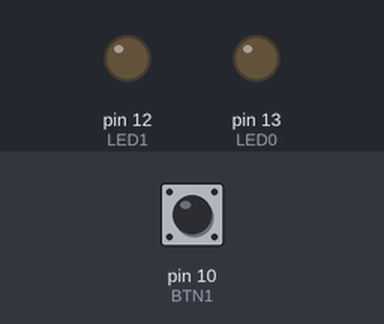
Bench run of a sketch on a simulated Arduino Uno, built with avr-gcc and run on an emulated ATmega328P. Shown: output pins drawn as LEDs (lit = HIGH). The inputs (shaded band) are chosen by the test bench; at power-on: pin 10 (BTN1) LOW.

Above: at 1.2 s.
1.3 s: pin 10 (BTN1) pulled HIGH for 0.15 s
At 1.8 s:
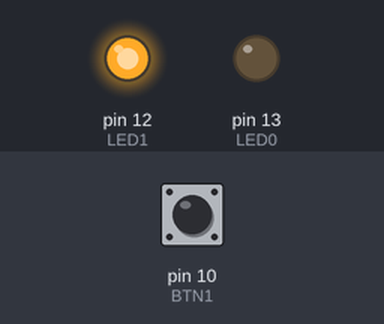
4.4 s: pin 10 (BTN1) pulled HIGH for 1 s
At 5.2 s:
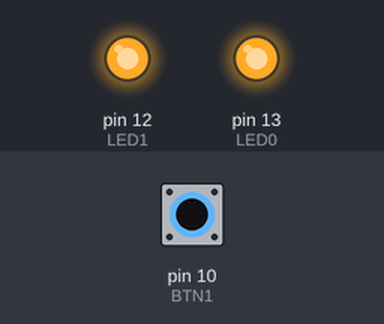
7.4 s: pin 10 (BTN1) pulled HIGH for 3.2 s
At 10.0 s:
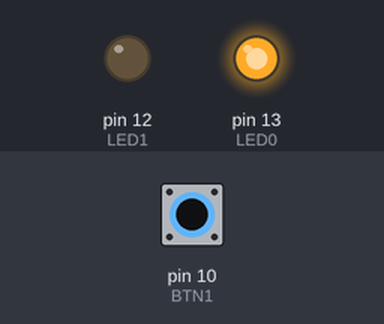
Timing chart, 0 to 18.1 s (numbered marks = the images above; inputs shaded):
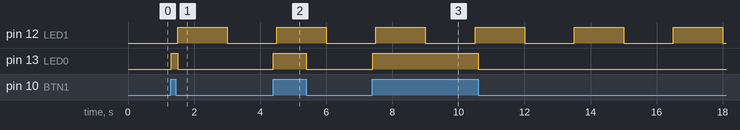

The sketch:

timer_con_libreria.ino
```cpp
#include <elapsedMillis.h>

const byte LED1 = 12;
const byte LED0 = 13;
const byte BTN1 = 10;
const int FREC_PARPADEO = 1500;
const int FREC_BTN = 100;

boolean estadoLed1 = false;
boolean estadoBtn1 = false;

elapsedMillis parpadeo;
elapsedMillis btn;

void setup() {
  pinMode(LED0, OUTPUT);
  pinMode(LED1, OUTPUT);
  pinMode(BTN1, INPUT);
}

void loop() {
  if (parpadeo >= FREC_PARPADEO) {
    estadoLed1 = !estadoLed1;
    digitalWrite(LED1, estadoLed1);
    parpadeo = 0;
  }

  if (btn >= FREC_BTN) {
    if (digitalRead(BTN1) == HIGH) {
      digitalWrite(LED0, HIGH);
    } else {
      digitalWrite(LED0, LOW);
    }
    btn = 0;
  }
}
```

Measured:
- after the input at 1.3 s, pin 13 (LED0): LOW → HIGH at once, → LOW 0.20 s later
- after the input at 4.4 s, pin 13 (LED0): LOW → HIGH at once, → LOW 1.0 s later
- after the input at 7.4 s, pin 13 (LED0): LOW → HIGH at once, → LOW 3.2 s later
- by itself, pin 12 (LED1): alternates HIGH for 1.5 s and LOW for 1.5 s
